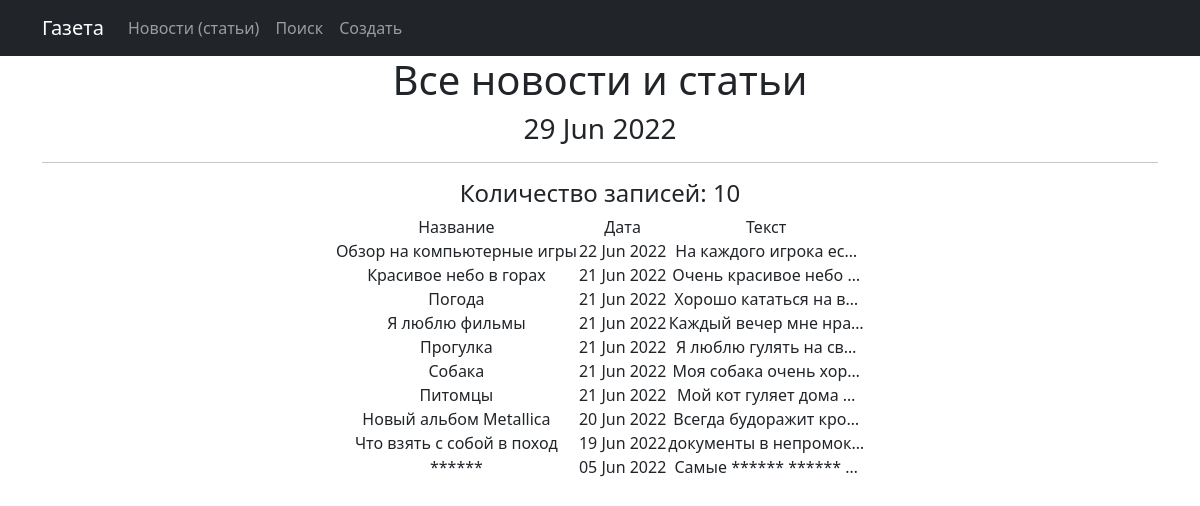
Page /news/ on the committed database.
### news/models.py (models this page shows, shortened)
class Post(models.Model):
    author = models.ForeignKey(Author, on_delete=models.CASCADE)
    NEWS = 'NW'
    ARTICLE = 'AR'
    Category_Choises = (
        (NEWS, 'Новость'),
        (ARTICLE, 'Статья'),
    )
    Category_Type = models.CharField(max_length=2, choices=Category_Choises, default=ARTICLE)
    dateCreation = models.DateTimeField(auto_now_add=True)
    postCategory = models.ManyToManyField(Category, through='PostCategory')
    title = models.CharField(max_length=128)
    text = models.TextField()
    rating = models.SmallIntegerField(default=0)

### news/views.py (the view)
# urls.py: path('', PostsList.as_view(), name='news'),
class PostsList(ListView):
    model = Post
    ordering = 'title'
    template_name = 'news.html'
    context_object_name = 'news'
    ordering = '-dateCreation'
    paginate_by = 10
    def get_queryset(self):
        queryset = super().get_queryset()
        self.filterset = PostFilter(self.request.GET, queryset)
        return self.filterset.qs
    def get_context_data(self, **kwargs):
        context = super().get_context_data(**kwargs)
        context['time_now'] = datetime.utcnow()
        context['next_sale'] = None
        context['filterset'] = self.filterset
        return context

### news/templatetags/custom_filters.py (called while the page is built)
@register.filter()
def censor(message: str):
    global string2
    ln = len(bad_words)
    censor = ''
    string = ''
    pattern = '*'
    for i in message:
        string += i
        string2 = string.lower()
        flag = 0
        for j in bad_words:
            if not string2 in j:
                flag += 1
            if string2 == j:
                censor += pattern * len(string)
                flag -= 1
                string = ''
        if flag == ln:
            censor += string
            string = ''
    if string2 != '' and string2 not in bad_words:
        censor += string
    elif string2 != '':
        censor += pattern * len(string)
    return censor

### news/templatetags/custom_tags.py (called while the page is built)
@register.simple_tag()
def current_time(format_string='%d %b %Y'):
    return datetime.utcnow().strftime(format_string)

### templates/news.html (shortened to what this page needs)
{% extends 'flatpages/default.html' %}
{% load custom_tags %}
{% load custom_filters %}
{% block content %}
<h1> Все новости и статьи</h1>
   <h3>{% current_time '%d %b %Y' %}</h3>
   <hr>
    {% if news %}
    <h4>Количество записей: {{ news | length }} </h4>
        <table style="margin-left: auto; margin-right: auto;">
           <tr>
           <tr>
               <td style="text-align: center;"> Название</td>
               <td style="text-align: center;">Дата</td>
               <td style="text-align: center;">Текст</td>
           </tr>
            {% for new in news %}
            <tr>
                <td style="text-align: center;"> {{new.title | censor}}</td>
                <td style="text-align: center;"> {{new.dateCreation|date:'d M Y'}}</td>
                <td style="text-align: center;"> {{new.text | censor | truncatechars:21}}</td>
            </tr>
            {% endfor %}
       </table>
    {% else %}
        <h2> Новостей и статей нет! </h2>
    {% endif %}
{% endblock content %}

### rows in the picture
Post: title|censor "Обзор на компьютерные игры", dateCreation "22 Jun 2022", text|censor "На каждого игрока ес…"
Post: title|censor "Красивое небо в горах", dateCreation "21 Jun 2022", text|censor "Очень красивое небо …"
Post: title|censor "Погода", dateCreation "21 Jun 2022", text|censor "Хорошо кататься на в…"
Post: title|censor "Я люблю фильмы", dateCreation "21 Jun 2022", text|censor "Каждый вечер мне нра…"
Post: title|censor "Прогулка", dateCreation "21 Jun 2022", text|censor "Я люблю гулять на св…"
Post: title|censor "Собака", dateCreation "21 Jun 2022", text|censor "Моя собака очень хор…"
Post: title|censor "Питомцы", dateCreation "21 Jun 2022", text|censor "Мой кот гуляет дома …"
Post: title|censor "Новый альбом Metallica", dateCreation "20 Jun 2022", text|censor "Всегда будоражит кро…"
Post: title|censor "Что взять с собой в поход", dateCreation "19 Jun 2022", text|censor "документы в непромок…"
Post: title|censor "******", dateCreation "05 Jun 2022", text|censor "Самые ****** ****** …"

### other values in the picture
{{ news | length }} "10"
